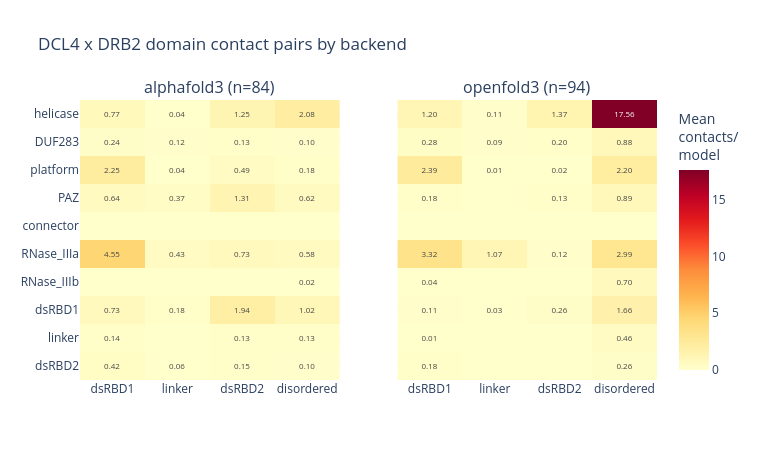
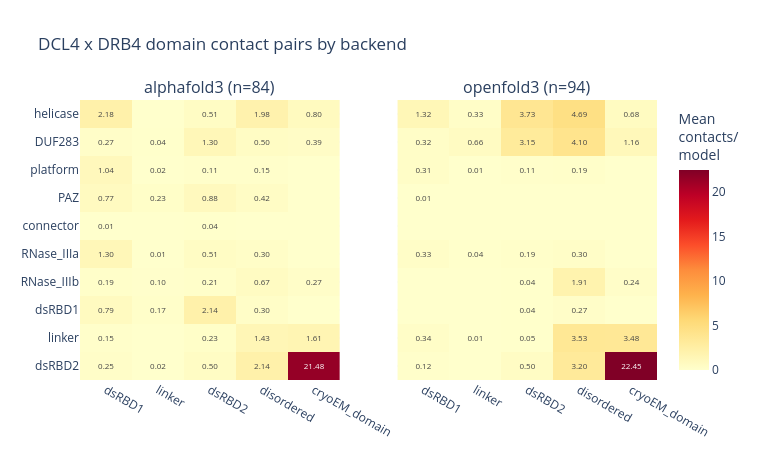

Notebook cell for these charts, in order:
### Code cell
def couple_heatmap_matrix(data, ligand_chain, n_models_norm):
    """Same content as couple_heatmap() but returns (labels, y_labels, rate matrix)
    without plotting -- used to build multi-panel (per-backend / per-cluster)
    comparisons without generating (and discarding) N individual figures first."""
    if ligand_chain in ("B", "C"):
        labels = LIGAND_LABELS[ligand_chain]
        sub = data[(data["reschain_lig"] == ligand_chain)].dropna(subset=["dcl4_domain", "ligand_domain"])
        if sub.empty:
            return None
        ct = (sub.groupby(["dcl4_domain", "ligand_domain"], observed=True).size()
              .unstack(fill_value=0).reindex(index=DCL4_LABELS, columns=labels, fill_value=0))
        y_labels = DCL4_LABELS
    else:
        sub = data[(data["reschain_lig"] == ligand_chain)].dropna(subset=["dcl4_domain"])
        if sub.empty:
            return None
        nt_positions = sorted(sub["resnr_lig"].dropna().unique())
        ct = (sub.groupby(["resnr_lig", "dcl4_domain"], observed=True).size()
              .unstack(fill_value=0).reindex(index=nt_positions, columns=DCL4_LABELS, fill_value=0))
        labels, y_labels = DCL4_LABELS, [str(p) for p in nt_positions]
    return labels, y_labels, (ct / n_models_norm if n_models_norm else ct)

def backend_panel_for_couple(ligand_chain):
    ligand_name = LIGAND_CHAIN_NAMES[ligand_chain]
    per_backend = {}
    for b in backends:
        res = couple_heatmap_matrix(df[df["backend"] == b], ligand_chain, backend_n_models[b])
        if res is not None:
            per_backend[b] = res
    if not per_backend:
        print(f"No DCL4-{ligand_name} contacts for any backend -- skipping panel.")
        return

    present = list(per_backend.keys())
    zmax = max(rate.values.max() for _, _, rate in per_backend.values())
    ncols = min(3, len(present))
    nrows = -(-len(present) // ncols)

    fig = make_subplots(
        rows=nrows, cols=ncols,
        subplot_titles=[f"{b} (n={backend_n_models[b]})" for b in present],
        shared_yaxes=True,
    )
    for i, b in enumerate(present):
        labels, y_labels, rate = per_backend[b]
        row, col = i // ncols + 1, i % ncols + 1
        fig.add_trace(
            go.Heatmap(
                z=rate.values, x=labels, y=y_labels, colorscale="YlOrRd",
                zmin=0, zmax=zmax, showscale=(b == present[-1]),
                text=[[f"{v:.2f}" if v > 0 else "" for v in r] for r in rate.values],
                texttemplate="%{text}", textfont=dict(size=8),
                hovertemplate=f"{b}<br>DCL4: %{{y}}<br>{ligand_name}: %{{x}}<br>%{{z:.3f}} contacts/model<extra></extra>",
                colorbar=dict(title="Mean<br>contacts/<br>model"),
            ),
            row=row, col=col,
        )
    fig.update_yaxes(autorange="reversed")
    fig.update_layout(
        title=f"DCL4 x {ligand_name} domain contact pairs by backend",
        template=TEMPLATE, width=max(700, 380 * ncols), height=max(460, 40 * len(y_labels if ligand_chain in ('D','E') else DCL4_LABELS)),
    )
    save_fig(fig, f"dcl4_{ligand_name.lower()}_heatmap_by_backend.html", "per_backend")

for c in COUPLES:
    backend_panel_for_couple(c)

### Figure 1 — Plotly figure (JSON) as saved in the notebook; plotly's stock layout.template omitted (floating-point values rounded to 4 significant figures)
{"data": [{"colorbar": {"title": {"text": "Mean<br>contacts/<br>model"}}, "colorscale": [[0, "rgb(255,255,204)"], [0.125, "rgb(255,237,160)"], [0.25, "rgb(254,217,118)"], [0.375, "rgb(254,178,76)"], [0.5, "rgb(253,141,60)"], [0.625, "rgb(252,78,42)"], [0.75, "rgb(227,26,28)"], [0.875, "rgb(189,0,38)"], [1, "rgb(128,0,38)"]], "hovertemplate": "alphafold3<br>DCL4: %{y}<br>DRB2: %{x}<br>%{z:.3f} contacts/model<extra></extra>", "showscale": false, "text": [["0.77", "0.04", "1.25", "2.08"], ["0.24", "0.12", "0.13", "0.10"], ["2.25", "0.04", "0.49", "0.18"], ["0.64", "0.37", "1.31", "0.62"], ["", "", "", ""], ["4.55", "0.43", "0.73", "0.58"], ["", "", "", "0.02"], ["0.73", "0.18", "1.94", "1.02"], ["0.14", "", "0.13", "0.13"], ["0.42", "0.06", "0.15", "0.10"]], "textfont": {"size": 8}, "texttemplate": "%{text}", "type": "heatmap", "x": ["dsRBD1", "linker", "dsRBD2", "disordered"], "xaxis": "x", "y": ["helicase", "DUF283", "platform", "PAZ", "connector", "RNase_IIIa", "RNase_IIIb", "dsRBD1", "linker", "dsRBD2"], "yaxis": "y", "z": [[0.7738, 0.03571, 1.25, 2.083], [0.2381, 0.119, 0.131, 0.09524], [2.25, 0.03571, 0.4881, 0.1786], [0.6429, 0.369, 1.31, 0.619], [0.0, 0.0, 0.0, 0.0], [4.548, 0.4286, 0.7262, 0.5833], [0.0, 0.0, 0.0, 0.02381], [0.7262, 0.1786, 1.94, 1.024], [0.1429, 0.0, 0.131, 0.131], [0.4167, 0.05952, 0.1548, 0.09524]], "zmax": 17.56, "zmin": 0}, {"colorbar": {"title": {"text": "Mean<br>contacts/<br>model"}}, "colorscale": [[0, "rgb(255,255,204)"], [0.125, "rgb(255,237,160)"], [0.25, "rgb(254,217,118)"], [0.375, "rgb(254,178,76)"], [0.5, "rgb(253,141,60)"], [0.625, "rgb(252,78,42)"], [0.75, "rgb(227,26,28)"], [0.875, "rgb(189,0,38)"], [1, "rgb(128,0,38)"]], "hovertemplate": "openfold3<br>DCL4: %{y}<br>DRB2: %{x}<br>%{z:.3f} contacts/model<extra></extra>", "showscale": true, "text": [["1.20", "0.11", "1.37", "17.56"], ["0.28", "0.09", "0.20", "0.88"], ["2.39", "0.01", "0.02", "2.20"], ["0.18", "", "0.13", "0.89"], ["", "", "", ""], ["3.32", "1.07", "0.12", "2.99"], ["0.04", "", "", "0.70"], ["0.11", "0.03", "0.26", "1.66"], ["0.01", "", "", "0.46"], ["0.18", "", "", "0.26"]], "textfont": {"size": 8}, "texttemplate": "%{text}", "type": "heatmap", "x": ["dsRBD1", "linker", "dsRBD2", "disordered"], "xaxis": "x2", "y": ["helicase", "DUF283", "platform", "PAZ", "connector", "RNase_IIIa", "RNase_IIIb", "dsRBD1", "linker", "dsRBD2"], "yaxis": "y2", "z": [[1.202, 0.1064, 1.372, 17.56], [0.2766, 0.08511, 0.2021, 0.883], [2.394, 0.01064, 0.02128, 2.202], [0.1809, 0.0, 0.1277, 0.8936], [0.0, 0.0, 0.0, 0.0], [3.319, 1.074, 0.117, 2.989], [0.04255, 0.0, 0.0, 0.7021], [0.1064, 0.03191, 0.2553, 1.66], [0.01064, 0.0, 0.0, 0.4574], [0.1809, 0.0, 0.0, 0.2553]], "zmax": 17.56, "zmin": 0}], "layout": {"annotations": [{"font": {"size": 16}, "showarrow": false, "text": "alphafold3 (n=84)", "x": 0.225, "xanchor": "center", "xref": "paper", "y": 1, "yanchor": "bottom", "yref": "paper"}, {"font": {"size": 16}, "showarrow": false, "text": "openfold3 (n=94)", "x": 0.775, "xanchor": "center", "xref": "paper", "y": 1, "yanchor": "bottom", "yref": "paper"}], "height": 460, "title": {"text": "DCL4 x DRB2 domain contact pairs by backend"}, "width": 760, "xaxis": {"anchor": "y", "domain": [0, 0.45]}, "xaxis2": {"anchor": "y2", "domain": [0.55, 1]}, "yaxis": {"anchor": "x", "autorange": "reversed", "domain": [0, 1]}, "yaxis2": {"anchor": "x2", "autorange": "reversed", "domain": [0, 1], "matches": "y", "showticklabels": false}}}

### Figure 2 — Plotly figure (JSON) as saved in the notebook; plotly's stock layout.template omitted (floating-point values rounded to 4 significant figures)
{"data": [{"colorbar": {"title": {"text": "Mean<br>contacts/<br>model"}}, "colorscale": [[0, "rgb(255,255,204)"], [0.125, "rgb(255,237,160)"], [0.25, "rgb(254,217,118)"], [0.375, "rgb(254,178,76)"], [0.5, "rgb(253,141,60)"], [0.625, "rgb(252,78,42)"], [0.75, "rgb(227,26,28)"], [0.875, "rgb(189,0,38)"], [1, "rgb(128,0,38)"]], "hovertemplate": "alphafold3<br>DCL4: %{y}<br>DRB4: %{x}<br>%{z:.3f} contacts/model<extra></extra>", "showscale": false, "text": [["2.18", "", "0.51", "1.98", "0.80"], ["0.27", "0.04", "1.30", "0.50", "0.39"], ["1.04", "0.02", "0.11", "0.15", ""], ["0.77", "0.23", "0.88", "0.42", ""], ["0.01", "", "0.04", "", ""], ["1.30", "0.01", "0.51", "0.30", ""], ["0.19", "0.10", "0.21", "0.67", "0.27"], ["0.79", "0.17", "2.14", "0.30", ""], ["0.15", "", "0.23", "1.43", "1.61"], ["0.25", "0.02", "0.50", "2.14", "21.48"]], "textfont": {"size": 8}, "texttemplate": "%{text}", "type": "heatmap", "x": ["dsRBD1", "linker", "dsRBD2", "disordered", "cryoEM_domain"], "xaxis": "x", "y": ["helicase", "DUF283", "platform", "PAZ", "connector", "RNase_IIIa", "RNase_IIIb", "dsRBD1", "linker", "dsRBD2"], "yaxis": "y", "z": [[2.179, 0.0, 0.5119, 1.976, 0.7976], [0.2738, 0.03571, 1.298, 0.5, 0.3929], [1.036, 0.02381, 0.1071, 0.1548, 0.0], [0.7738, 0.2262, 0.881, 0.4167, 0.0], [0.0119, 0.0, 0.03571, 0.0, 0.0], [1.298, 0.0119, 0.5119, 0.2976, 0.0], [0.1905, 0.09524, 0.2143, 0.6667, 0.2738], [0.7857, 0.1667, 2.143, 0.2976, 0.0], [0.1548, 0.0, 0.2262, 1.429, 1.607], [0.25, 0.02381, 0.5, 2.143, 21.48]], "zmax": 22.45, "zmin": 0}, {"colorbar": {"title": {"text": "Mean<br>contacts/<br>model"}}, "colorscale": [[0, "rgb(255,255,204)"], [0.125, "rgb(255,237,160)"], [0.25, "rgb(254,217,118)"], [0.375, "rgb(254,178,76)"], [0.5, "rgb(253,141,60)"], [0.625, "rgb(252,78,42)"], [0.75, "rgb(227,26,28)"], [0.875, "rgb(189,0,38)"], [1, "rgb(128,0,38)"]], "hovertemplate": "openfold3<br>DCL4: %{y}<br>DRB4: %{x}<br>%{z:.3f} contacts/model<extra></extra>", "showscale": true, "text": [["1.32", "0.33", "3.73", "4.69", "0.68"], ["0.32", "0.66", "3.15", "4.10", "1.16"], ["0.31", "0.01", "0.11", "0.19", ""], ["0.01", "", "", "", ""], ["", "", "", "", ""], ["0.33", "0.04", "0.19", "0.30", ""], ["", "", "0.04", "1.91", "0.24"], ["", "", "0.04", "0.27", ""], ["0.34", "0.01", "0.05", "3.53", "3.48"], ["0.12", "", "0.50", "3.20", "22.45"]], "textfont": {"size": 8}, "texttemplate": "%{text}", "type": "heatmap", "x": ["dsRBD1", "linker", "dsRBD2", "disordered", "cryoEM_domain"], "xaxis": "x2", "y": ["helicase", "DUF283", "platform", "PAZ", "connector", "RNase_IIIa", "RNase_IIIb", "dsRBD1", "linker", "dsRBD2"], "yaxis": "y2", "z": [[1.319, 0.3298, 3.734, 4.691, 0.6809], [0.3191, 0.6596, 3.149, 4.096, 1.16], [0.3085, 0.01064, 0.1064, 0.1915, 0.0], [0.01064, 0.0, 0.0, 0.0, 0.0], [0.0, 0.0, 0.0, 0.0, 0.0], [0.3298, 0.04255, 0.1915, 0.2979, 0.0], [0.0, 0.0, 0.04255, 1.915, 0.2447], [0.0, 0.0, 0.04255, 0.266, 0.0], [0.3404, 0.01064, 0.05319, 3.532, 3.479], [0.117, 0.0, 0.5, 3.202, 22.45]], "zmax": 22.45, "zmin": 0}], "layout": {"annotations": [{"font": {"size": 16}, "showarrow": false, "text": "alphafold3 (n=84)", "x": 0.225, "xanchor": "center", "xref": "paper", "y": 1, "yanchor": "bottom", "yref": "paper"}, {"font": {"size": 16}, "showarrow": false, "text": "openfold3 (n=94)", "x": 0.775, "xanchor": "center", "xref": "paper", "y": 1, "yanchor": "bottom", "yref": "paper"}], "height": 460, "title": {"text": "DCL4 x DRB4 domain contact pairs by backend"}, "width": 760, "xaxis": {"anchor": "y", "domain": [0, 0.45]}, "xaxis2": {"anchor": "y2", "domain": [0.55, 1]}, "yaxis": {"anchor": "x", "autorange": "reversed", "domain": [0, 1]}, "yaxis2": {"anchor": "x2", "autorange": "reversed", "domain": [0, 1], "matches": "y", "showticklabels": false}}}
